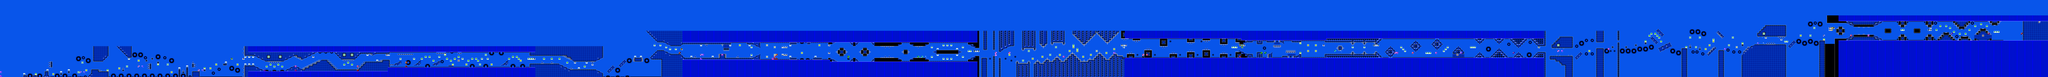

A 2D game scene composited from a Tiled map and its tileset images. What follows is a short description and the map's XML, with each tile layer's data collapsed to a summary:
An orthogonal 1056x40 tile map with 16x16 px tiles, 2 tile layers (SP, ...), 2 tilesets.

<map version="1.10" tiledversion="1.11.0" orientation="orthogonal" renderorder="right-down" width="1056" height="40" tilewidth="16" tileheight="16" infinite="0" nextlayerid="3" nextobjectid="1">
 <editorsettings>
  <chunksize width="16" height="27" />
  <export target="../../GRAPHICS/hexagonforce.csv" format="csv" />
 </editorsettings>
 <tileset firstgid="1" name="famidash" tilewidth="16" tileheight="16" tilecount="256" columns="16">
  <image source="../../../GRAPHICS/famidash.bmp" width="256" height="256" />
 </tileset>
 <tileset firstgid="257" name="sprites" tilewidth="16" tileheight="16" tilecount="256" columns="16">
  <image source="../../../GRAPHICS/sprites.png" width="256" height="256" />
 </tileset>
 <layer id="1" width="1056" height="40">
  <data>[42240 cells, 42240 non-empty, 136 distinct tile ids]</data>
 </layer>
 <layer id="2" name="SP" width="1056" height="40">
  <data>[42240 cells, 316 non-empty, 60 distinct tile ids]</data>
 </layer>
</map>
